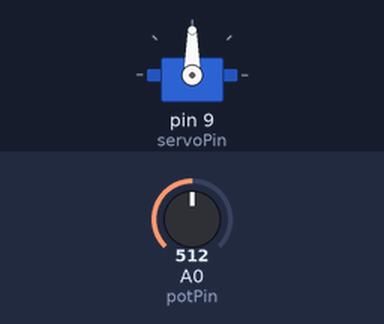
A sketch run on a simulated Arduino Uno, built with avr-gcc and run on an emulated ATmega328P. Shown: servo. The test bench sets the inputs (shaded band); at power-on: A0 (potPin) = 512.

Above: at 1.2 s.
1.3 s: A0 (potPin) set to 716
At 1.8 s:
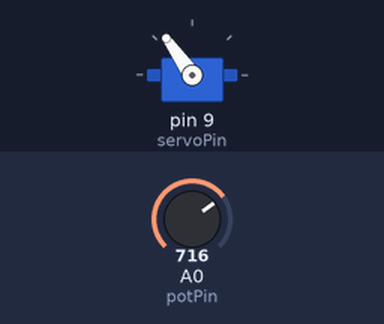
2.8 s: A0 (potPin) set to 900
At 3.8 s:
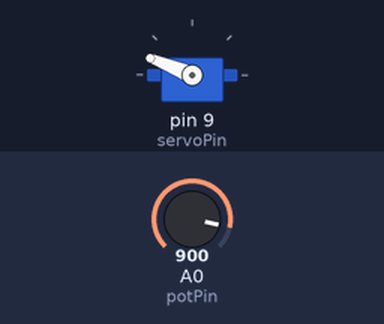
4.3 s: A0 (potPin) set to 1023
At 5.3 s:
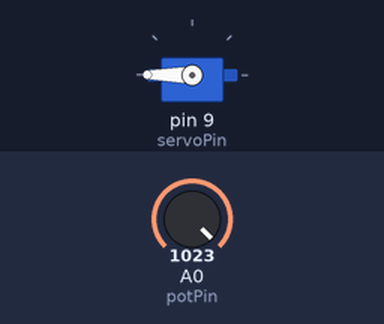
5.8 s: A0 (potPin) set to 306
At 6.1 s:
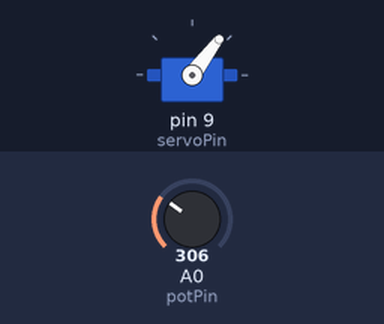
7.3 s: A0 (potPin) set to 122
At 8.7 s:
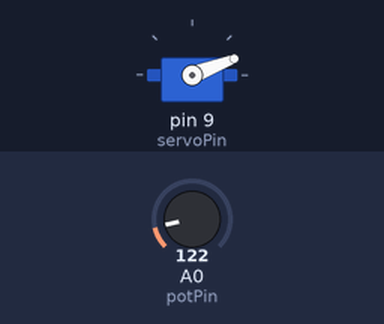
Timing chart, 0 to 9.8 s (numbered marks = the images above; inputs shaded):
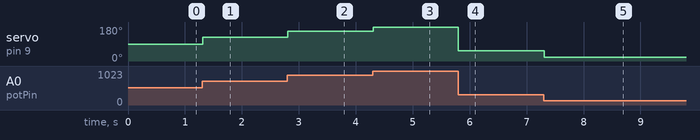

The sketch:

Servo_With_Potentiometer.ino
```cpp
#include <Servo.h>

Servo myservo;
int potPin = A0;  // pin potensiometer
int servoPin = 9;  // pin servo

void setup() {
  myservo.attach(servoPin);
  Serial.begin(9600);
}

void loop() {
  int potValue = analogRead(potPin);
  int servoAngle = map(potValue, 0, 1023, 0, 180);
  myservo.write(servoAngle);
  delay(15);
}

// SERVO > ARDUNO = KABEL KUNING > PIN DIGITAL | KABEL MARAH > 3.3V | KABEL COKLAT > GND

// DISPLAY KIT/BREADBOREAD > ARDUINO = POT > ANALOG IN | G > GND | + > 5V
```

Measured:
- after the input at 1.3 s, servo on pin 9 (servoPin): 90° → 125° at once
- after the input at 2.8 s, servo on pin 9 (servoPin): 125° → 158° at once
- after the input at 4.3 s, servo on pin 9 (servoPin): 158° → 180° at once
- after the input at 5.8 s, servo on pin 9 (servoPin): 180° → 53° at once
- after the input at 7.3 s, servo on pin 9 (servoPin): 53° → 21° at once
